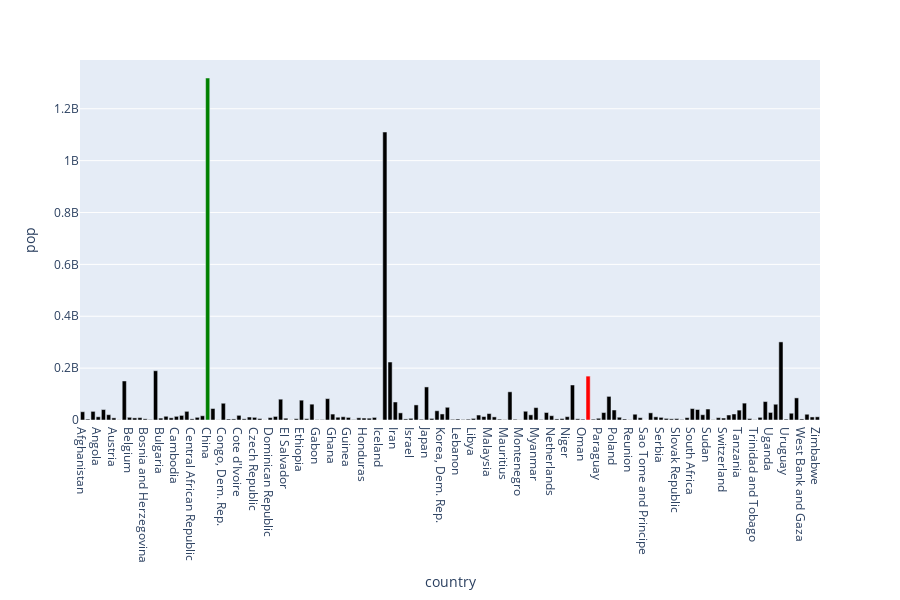

Here is the notebook cell this chart was saved with:
### Markdown cell above
##### **Легенда**

### Code cell
fig = px.bar(
    data_frame = gpm.groupby('country', as_index = False)['pop'].last(),
    x = 'country',
    y = 'pop',
    height = 600,
    color = 'country',
    color_discrete_sequence = ['black'],
    color_discrete_map = {'China': 'green', 'Pakistan': 'red'} 
)
fig.update_layout({
    'showlegend': False
})
fig.show()
